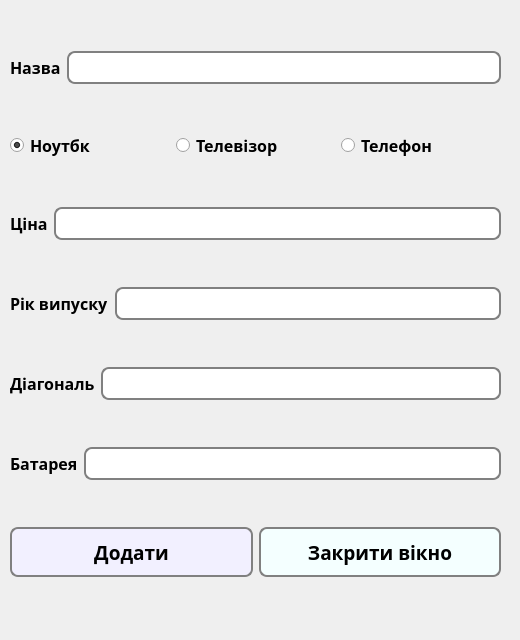
<?xml version="1.0" encoding="UTF-8"?>
<ui version="4.0">
 <class>add_devices</class>
 <widget class="QDialog" name="add_devices">
  <property name="geometry">
   <rect>
    <x>0</x>
    <y>0</y>
    <width>520</width>
    <height>640</height>
   </rect>
  </property>
  <property name="minimumSize">
   <size>
    <width>520</width>
    <height>640</height>
   </size>
  </property>
  <property name="maximumSize">
   <size>
    <width>520</width>
    <height>640</height>
   </size>
  </property>
  <property name="windowTitle">
   <string>Add device</string>
  </property>
  <widget class="QWidget" name="layoutWidget">
   <property name="geometry">
    <rect>
     <x>10</x>
     <y>10</y>
     <width>491</width>
     <height>611</height>
    </rect>
   </property>
   <layout class="QVBoxLayout" name="verticalLayout">
    <item>
     <layout class="QHBoxLayout" name="horizontalLayout_2">
      <item>
       <widget class="QLabel" name="label">
        <property name="font">
         <font>
          <family>Rockwell Condensed</family>
          <pointsize>12</pointsize>
          <bold>true</bold>
         </font>
        </property>
        <property name="text">
         <string>Назва</string>
        </property>
       </widget>
      </item>
      <item>
       <widget class="QLineEdit" name="lineEdit">
        <property name="font">
         <font>
          <family>Rockwell Condensed</family>
          <pointsize>14</pointsize>
          <bold>true</bold>
         </font>
        </property>
        <property name="styleSheet">
         <string notr="true">  QLineEdit{
	border-radius: 8px;
	border: 2px solid grey;	
}

QLineEdit:focus{
	border: 2px solid #E0DAFF;
}</string>
        </property>
       </widget>
      </item>
     </layout>
    </item>
    <item>
     <layout class="QHBoxLayout" name="horizontalLayout_3">
      <item>
       <widget class="QRadioButton" name="radioButton_2">
        <property name="font">
         <font>
          <family>Rockwell Condensed</family>
          <pointsize>12</pointsize>
          <bold>true</bold>
         </font>
        </property>
        <property name="text">
         <string>Ноутбк</string>
        </property>
        <property name="checked">
         <bool>true</bool>
        </property>
       </widget>
      </item>
      <item>
       <widget class="QRadioButton" name="radioButton_3">
        <property name="font">
         <font>
          <family>Rockwell Condensed</family>
          <pointsize>12</pointsize>
          <bold>true</bold>
         </font>
        </property>
        <property name="text">
         <string>Телевізор</string>
        </property>
       </widget>
      </item>
      <item>
       <widget class="QRadioButton" name="radioButton">
        <property name="font">
         <font>
          <family>Rockwell Condensed</family>
          <pointsize>12</pointsize>
          <bold>true</bold>
         </font>
        </property>
        <property name="text">
         <string>Телефон</string>
        </property>
       </widget>
      </item>
     </layout>
    </item>
    <item>
     <layout class="QHBoxLayout" name="horizontalLayout_4">
      <item>
       <widget class="QLabel" name="label_2">
        <property name="font">
         <font>
          <family>Rockwell Condensed</family>
          <pointsize>12</pointsize>
          <bold>true</bold>
         </font>
        </property>
        <property name="text">
         <string>Ціна</string>
        </property>
       </widget>
      </item>
      <item>
       <widget class="QLineEdit" name="lineEdit_2">
        <property name="font">
         <font>
          <family>Rockwell Condensed</family>
          <pointsize>14</pointsize>
          <bold>true</bold>
         </font>
        </property>
        <property name="styleSheet">
         <string notr="true">  QLineEdit{
	border-radius: 8px;
	border: 2px solid grey;	
}

QLineEdit:focus{
	border: 2px solid #E0DAFF;
}</string>
        </property>
       </widget>
      </item>
     </layout>
    </item>
    <item>
     <layout class="QHBoxLayout" name="horizontalLayout_5">
      <item>
       <widget class="QLabel" name="label_3">
        <property name="font">
         <font>
          <family>Rockwell Condensed</family>
          <pointsize>12</pointsize>
          <bold>true</bold>
         </font>
        </property>
        <property name="text">
         <string>Рік випуску</string>
        </property>
       </widget>
      </item>
      <item>
       <widget class="QLineEdit" name="lineEdit_3">
        <property name="font">
         <font>
          <family>Rockwell Condensed</family>
          <pointsize>14</pointsize>
          <bold>true</bold>
         </font>
        </property>
        <property name="styleSheet">
         <string notr="true">  QLineEdit{
	border-radius: 8px;
	border: 2px solid grey;	
}

QLineEdit:focus{
	border: 2px solid #E0DAFF;
}</string>
        </property>
       </widget>
      </item>
     </layout>
    </item>
    <item>
     <layout class="QHBoxLayout" name="horizontalLayout_6">
      <item>
       <widget class="QLabel" name="label_4">
        <property name="font">
         <font>
          <family>Rockwell Condensed</family>
          <pointsize>12</pointsize>
          <bold>true</bold>
         </font>
        </property>
        <property name="text">
         <string>Діагональ</string>
        </property>
       </widget>
      </item>
      <item>
       <widget class="QLineEdit" name="lineEdit_4">
        <property name="font">
         <font>
          <family>Rockwell Condensed</family>
          <pointsize>14</pointsize>
          <bold>true</bold>
         </font>
        </property>
        <property name="styleSheet">
         <string notr="true">  QLineEdit{
	border-radius: 8px;
	border: 2px solid grey;	
}

QLineEdit:focus{
	border: 2px solid #E0DAFF;
}</string>
        </property>
       </widget>
      </item>
     </layout>
    </item>
    <item>
     <layout class="QHBoxLayout" name="horizontalLayout_7">
      <item>
       <widget class="QLabel" name="label_5">
        <property name="font">
         <font>
          <family>Rockwell Condensed</family>
          <pointsize>12</pointsize>
          <bold>true</bold>
         </font>
        </property>
        <property name="text">
         <string>Батарея</string>
        </property>
       </widget>
      </item>
      <item>
       <widget class="QLineEdit" name="lineEdit_5">
        <property name="font">
         <font>
          <family>Rockwell Condensed</family>
          <pointsize>14</pointsize>
          <bold>true</bold>
         </font>
        </property>
        <property name="styleSheet">
         <string notr="true">  QLineEdit{
	border-radius: 8px;
	border: 2px solid grey;	
}

QLineEdit:focus{
	border: 2px solid #E0DAFF;
}</string>
        </property>
       </widget>
      </item>
     </layout>
    </item>
    <item>
     <layout class="QHBoxLayout" name="horizontalLayout">
      <item>
       <widget class="QPushButton" name="pushButton">
        <property name="minimumSize">
         <size>
          <width>0</width>
          <height>50</height>
         </size>
        </property>
        <property name="maximumSize">
         <size>
          <width>16777215</width>
          <height>50</height>
         </size>
        </property>
        <property name="font">
         <font>
          <family>Rockwell Extra Bold</family>
          <pointsize>14</pointsize>
          <bold>true</bold>
         </font>
        </property>
        <property name="styleSheet">
         <string notr="true">QPushButton{
	background-color: #F2F0FF;
	border-radius: 8px;
	border: 2px solid grey;	
}
QPushButton:hover{
	background-color: #E0DAFF;

}
</string>
        </property>
        <property name="text">
         <string>Додати</string>
        </property>
       </widget>
      </item>
      <item>
       <widget class="QPushButton" name="pushButton_2">
        <property name="minimumSize">
         <size>
          <width>0</width>
          <height>50</height>
         </size>
        </property>
        <property name="maximumSize">
         <size>
          <width>16777215</width>
          <height>50</height>
         </size>
        </property>
        <property name="font">
         <font>
          <family>Rockwell Extra Bold</family>
          <pointsize>14</pointsize>
          <bold>true</bold>
         </font>
        </property>
        <property name="styleSheet">
         <string notr="true">QPushButton{
	background-color: #F4FFFF;
	border-radius: 8px;
	border: 2px solid grey;	
}
QPushButton:hover{
	background-color:  #dbffff;

}
</string>
        </property>
        <property name="text">
         <string>Закрити вікно</string>
        </property>
       </widget>
      </item>
     </layout>
    </item>
   </layout>
  </widget>
  <widget class="QLabel" name="bg">
   <property name="geometry">
    <rect>
     <x>-28</x>
     <y>-11</y>
     <width>591</width>
     <height>801</height>
    </rect>
   </property>
   <property name="text">
    <string/>
   </property>
  </widget>
  <zorder>bg</zorder>
  <zorder>layoutWidget</zorder>
 </widget>
 <resources/>
 <connections/>
</ui>
